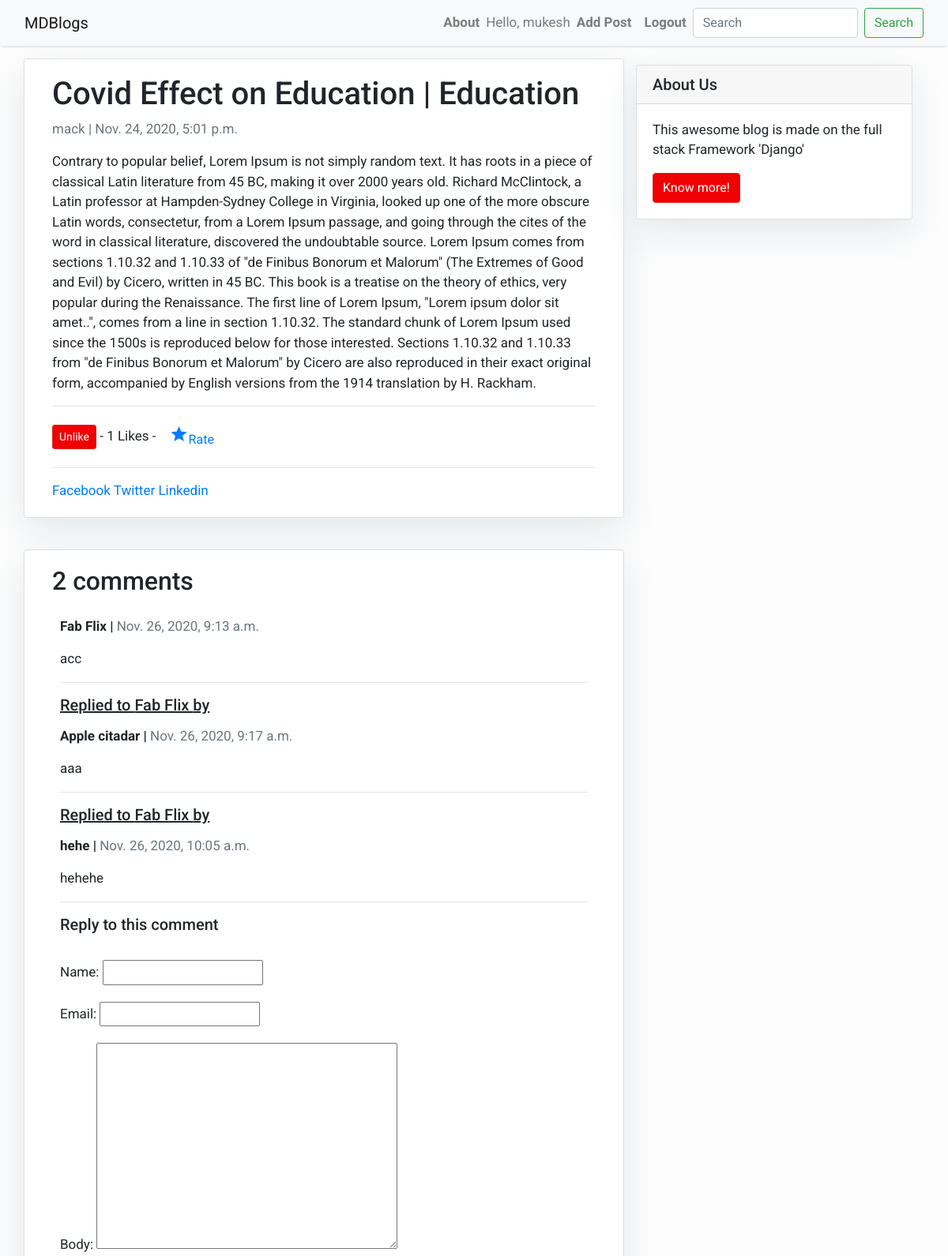
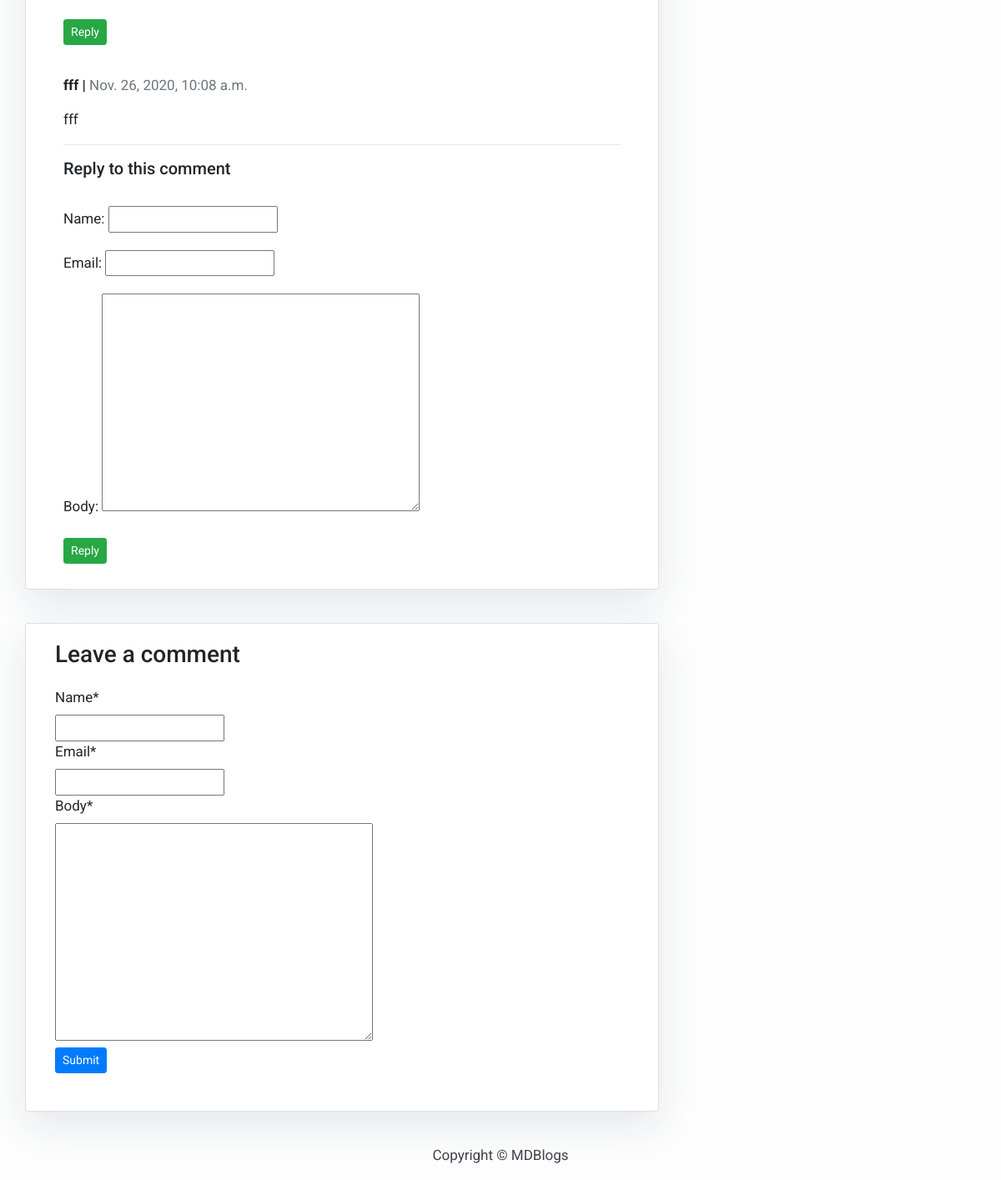
Page /covid-effect-education/ (signed in) on the committed database (2 pictures, top to bottom).
### Blog/models.py (models this page shows, shortened)
class Post(models.Model):
    category=models.CharField(max_length=100)
    title = models.CharField(max_length=200, unique=True)
    slug = models.SlugField(max_length=200, unique=True)
    author = models.ForeignKey(User, on_delete= models.CASCADE,related_name='blog_posts')
    updated_on = models.DateTimeField(auto_now= True)
    content = models.TextField()
    created_on = models.DateTimeField(auto_now_add=True)
    status = models.IntegerField(choices=STATUS, default=0)
    likes=models.ManyToManyField(User,related_name='blog_post')
    class Meta:
        ordering = ['-created_on']
    def total_likes(self):
        return self.likes.count()

class Comment(models.Model):
    post = models.ForeignKey(Post,on_delete=models.CASCADE,related_name='comments')
    name = models.CharField(max_length=80)
    email = models.EmailField()
    body = models.TextField()
    created_on = models.DateTimeField(auto_now_add=True)
    updated = models.DateTimeField(auto_now=True)
    active = models.BooleanField(default=False)
    parent = models.ForeignKey('self',on_delete=models.CASCADE, null=True, blank=True, related_name='replies')
    class Meta:
        ordering = ['created_on']

### Blog/views.py (the view)
# urls.py: path('<slug:slug>/', views.post_detail, name='post_detail'),
def post_detail(request, slug):
    template_name = 'post_detail.html'
    post = get_object_or_404(Post, slug=slug)
    share_string=quote_plus(post.content)
    comments = post.comments.filter(active=True, parent__isnull=True)
    new_comment = None
    stuff=get_object_or_404(Post,slug=slug)
    total_likes=stuff.total_likes()
    liked=False
    if stuff.likes.filter(id=request.user.id).exists():
        liked=True
    if request.method == 'POST':
        comment_form = CommentForm(data=request.POST)
        if comment_form.is_valid():
            parent_obj = None
            try:
                parent_id = int(request.POST.get('parent_id'))
            except:
                parent_id = None
            if parent_id:
                parent_obj = Comment.objects.get(id=parent_id)
                if parent_obj:
                    replay_comment = comment_form.save(commit=False)
                    replay_comment.parent = parent_obj
            new_comment = comment_form.save(commit=False)
            new_comment.post = post
            new_comment.save()
    else:
        comment_form = CommentForm()
    return render(request, template_name, {'post': post,
                                           'comments': comments,
                                           'new_comment': new_comment,
                                           'comment_form': comment_form,'share_string':share_string,
                                           'total_likes':total_likes,'liked':liked})

### Blog/forms.py
class CommentForm(forms.ModelForm):
    class Meta:
        model = Comment
        fields = ('name', 'email', 'body')

### Blog/templates/post_detail.html (shortened to what this page needs)
{% extends 'base.html' %} {% block content %}
{% load crispy_forms_tags %}
<div class="container">
  <div class="row">
    <div class="col-md-8 card mb-4  mt-3 left  top">
      <div class="card-body">
        <h1>{% block title %} {{ post.title }} | {{post.category}} {% endblock title %}</h1>
        <p class=" text-muted">{{ post.author }} | {{ post.created_on }}</p>
        <p class="card-text ">{{ post.content | safe }}</p><hr>
        <form action="{% url 'like_post' post.slug %}" method="post">
        {% if user.is_authenticated %}
          {% if liked %}
            <button type="submit" name="post_slug" value="{{ post.slug }}"
                    class="btn btn-danger btn-sm">Unlike</button>
          {% else %}
            <button type="submit" name="post_slug" value="{{ post.slug }}"
                    class="btn btn-primary btn-sm">Like</button>
          {% endif %}
        {% else %}
          <small><a href="{% url 'login' %}">Login to like:)</a> </small>
        {% endif %}
          - {{ total_likes }} Likes -
          {% if user.is_authenticated %}
              <a href="{% url 'rate' post.slug %}" class="waves-effect waves-light btn">
              <i class="material-icons left">star</i>Rate</a>
          {% endif %}
        </form><hr>
        <a href="https://www.facebook.com/sharer/sharer.php?u={{ request.build_absolute_uri }}">Facebook
        </a>
        <a href="https://twitter.com/home?status={{ share_string }}%20{{ request.build_absolute_uri }}">
        Twitter
        </a>
        <a href="https://www.linkedin.com/shareArticle?mini=true&url={{ request.build_absolute_uri }}&title={{ post.title }}&summary={{ share_string }}&source={{ request.build_absolute_uri }}">
        Linkedin
        </a>
      </div>
    </div>
    {% block sidebar %} {% include 'sidebar.html' %} {% endblock sidebar %}
    <div class="col-md-8 card mb-4  mt-3 ">
      <div class="card-body">
        {% with comments.count as total_comments %}
        <h2>{{ total_comments }} comments</h2>
        {% endwith %}
           {% for comment in comments %}
        <div class="comments" style="padding: 10px;">
          <p class="font-weight-bold">
            {{ comment.name }} |
            <span class=" text-muted font-weight-normal">
              {{ comment.created_on }}
            </span>
          </p>
          {{ comment.body | linebreaks }}<hr/>
          {% for reply in comment.replies.all %}
          <h5 style="margin-bottom:15px;"><u>Replied to {{ comment.name }} by</u></h5>
            <p class="font-weight-bold">
              {{ reply.name }} |
              <span class=" text-muted font-weight-normal">
              {{ reply.created_on }}
              </span>
            </p>
            {{ reply.body | linebreaks }}<hr/>
          {% endfor %}
          <form action="." method="post">
            <h5>Reply to this comment</h5><br/>
            {{ comment_form.as_p }}
            <button type="submit" class="btn btn-success btn-sm">Reply</button>
          </form>
        </div>
        {% endfor %}
      </div>
    </div>
    <div class="col-md-8 card mb-4  mt-3 ">
      <div class="card-body">
        {% if new_comment %}
        <div class="alert alert-success" role="alert">
          Your comment is awaiting moderation
        </div>
        {% else %}
        <h3>Leave a comment</h3>
        <form method="post" style="margin-top: 1.3em;">
          {{ comment_form | crispy }}
          <button type="submit" class="btn btn-primary btn-sm">Submit</button>
        </form>
        {% endif %}<br/>
      </div>
    </div>
  </div>
</div>
{% endblock content %}

### Blog/templates/base.html (shortened to what this page needs)
<!DOCTYPE html>
<html>
    <head>
        <link rel="stylesheet" href="https://maxcdn.bootstrapcdn.com/bootstrap/4.0.0/css/bootstrap.min.css"
 />
        <link rel="stylesheet" href="//code.jquery.com/ui/1.12.1/themes/base/jquery-ui.css">
    </head>
    <body>
        <div>
        <nav class="navbar navbar-expand-lg navbar-light bg-light shadow" id="mainNav">
            <div class="container-fluid">
                <a class="navbar-brand" href="{% url 'home' %}">MDBlogs</a>
                <div class="collapse navbar-collapse" id="navbarResponsive">
                    <ul class="navbar-nav ml-auto">
                        <li class="nav-item text-black">
                            <a class="nav-link text-black font-weight-bold" href="#">About</a>
                        </li>
                        {% if user.is_authenticated %}
                        <span class="navbar-text text-black" >
                            Hello, {{user.username}}
                        </span>
                        <li class="nav-item text-black">
                            <a class="nav-link text-black font-weight-bold" href="{% url 'add_post' %}">Add Post</a>
                        </li>
                        <li class="nav-item text-black">
                            <a class="nav-link text-black font-weight-bold" href="{% url 'logout' %}">Logout</a>
                        </li>
                        {% endif %}
                        <form method="get" action="/search" class="form-inline my-2 my-lg-0">
                          <input class="form-control mr-sm-2" type="search" placeholder="Search" aria-label="search"
                                 name="query" id="query">
                          <button class="btn btn-outline-success my-2 my-sm-0" type="submit">Search</button>
                        </form>
                    </ul>
                </div>
            </div>
        </nav>
        </div>
            {% block content %}{% endblock content %}
        <footer class="py-3 bg-grey">
            <p class="m-0 text-dark text-center ">Copyright &copy; MDBlogs</p>
        </footer>
    </body>
</html>

### Blog/templates/base.html (style rules this page uses)
body { font-family: "Roboto", sans-serif; font-size: 17px; background-color: #fdfdfd; }
.shadow { box-shadow: 0 4px 2px -2px rgba(0, 0, 0, 0.1); }
.btn-danger { color: #fff; background-color: #f00000; border-color: #dc281e; }

### Blog/templates/sidebar.html (style rules this page uses)
.card { box-shadow: 0 16px 48px #E3E7EB; }

### rows in the picture
Post: title "Covid Effect on Education", category "Education", author "mack", created_on "Nov. 24, 2020, 5:01 p.m.", content "Contrary to popular belief, Lorem Ipsum is not simply random text. It has roots in a piece of classical Latin literature from 45 BC, making it over 2000 years old. Richard McClintock, a Latin professor at Hampden-Sydney College in Virginia, looked up one of the more obscure Latin words, consectetur, from a Lorem Ipsum passage, and going through the cites of the word in classical literature, discovered the undoubtable source. Lorem Ipsum comes from sections 1.10.32 and 1.10.33 of \"de Finibus Bonorum et Malorum\" (The Extremes of Good and Evil) by Cicero, written in 45 BC. This book is a treatise on the theory of ethics, very popular during the Renaissance. The first line of Lorem Ipsum,…"
Comment: name "Fab Flix", created_on "Nov. 26, 2020, 9:13 a.m.", body "acc"
Comment: name "Apple citadar", created_on "Nov. 26, 2020, 9:17 a.m.", body "aaa"
Comment: name "hehe", created_on "Nov. 26, 2020, 10:05 a.m.", body "hehehe"
Comment: name "fff", created_on "Nov. 26, 2020, 10:08 a.m.", body "fff"

### other values in the picture
{{ user.username }} "mukesh"
{{ total_likes }} "1"
{{ total_comments }} "2"
